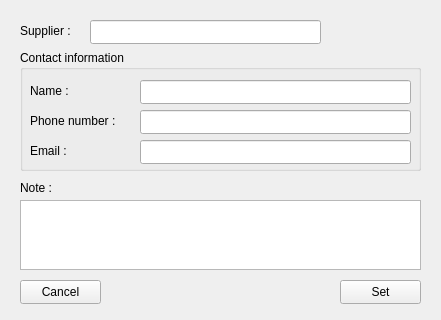
<?xml version="1.0" encoding="UTF-8"?>
<ui version="4.0">
 <class>Supplier</class>
 <widget class="QDialog" name="Supplier">
  <property name="geometry">
   <rect>
    <x>0</x>
    <y>0</y>
    <width>441</width>
    <height>320</height>
   </rect>
  </property>
  <property name="windowTitle">
   <string>Supplier</string>
  </property>
  <widget class="QLabel" name="supplier_Label">
   <property name="geometry">
    <rect>
     <x>20</x>
     <y>20</y>
     <width>59</width>
     <height>21</height>
    </rect>
   </property>
   <property name="text">
    <string>Supplier : </string>
   </property>
  </widget>
  <widget class="QLineEdit" name="supplier_LineEdit">
   <property name="geometry">
    <rect>
     <x>90</x>
     <y>20</y>
     <width>231</width>
     <height>24</height>
    </rect>
   </property>
  </widget>
  <widget class="QGroupBox" name="contactInformation_GroupBox">
   <property name="geometry">
    <rect>
     <x>20</x>
     <y>50</y>
     <width>401</width>
     <height>121</height>
    </rect>
   </property>
   <property name="title">
    <string>Contact information</string>
   </property>
   <widget class="QLabel" name="name_Label">
    <property name="geometry">
     <rect>
      <x>10</x>
      <y>30</y>
      <width>59</width>
      <height>21</height>
     </rect>
    </property>
    <property name="text">
     <string>Name : </string>
    </property>
   </widget>
   <widget class="QLineEdit" name="name_LineEdit">
    <property name="geometry">
     <rect>
      <x>120</x>
      <y>30</y>
      <width>271</width>
      <height>24</height>
     </rect>
    </property>
   </widget>
   <widget class="QLabel" name="phoneNumber_Label">
    <property name="geometry">
     <rect>
      <x>10</x>
      <y>60</y>
      <width>111</width>
      <height>21</height>
     </rect>
    </property>
    <property name="text">
     <string>Phone number : </string>
    </property>
   </widget>
   <widget class="QLineEdit" name="phoneNumber_LineEdit">
    <property name="geometry">
     <rect>
      <x>120</x>
      <y>60</y>
      <width>271</width>
      <height>24</height>
     </rect>
    </property>
   </widget>
   <widget class="QLineEdit" name="email_LineEdit">
    <property name="geometry">
     <rect>
      <x>120</x>
      <y>90</y>
      <width>271</width>
      <height>24</height>
     </rect>
    </property>
    <property name="text">
     <string/>
    </property>
   </widget>
   <widget class="QLabel" name="email_Label">
    <property name="geometry">
     <rect>
      <x>10</x>
      <y>90</y>
      <width>111</width>
      <height>21</height>
     </rect>
    </property>
    <property name="text">
     <string>Email : </string>
    </property>
   </widget>
  </widget>
  <widget class="QLabel" name="note_Label">
   <property name="geometry">
    <rect>
     <x>20</x>
     <y>180</y>
     <width>59</width>
     <height>16</height>
    </rect>
   </property>
   <property name="text">
    <string>Note : </string>
   </property>
  </widget>
  <widget class="QPlainTextEdit" name="note_PlainTextEdit">
   <property name="geometry">
    <rect>
     <x>20</x>
     <y>200</y>
     <width>401</width>
     <height>70</height>
    </rect>
   </property>
  </widget>
  <widget class="QPushButton" name="cancel_PushButton">
   <property name="geometry">
    <rect>
     <x>20</x>
     <y>280</y>
     <width>81</width>
     <height>24</height>
    </rect>
   </property>
   <property name="text">
    <string>Cancel</string>
   </property>
   <property name="autoDefault">
    <bool>false</bool>
   </property>
  </widget>
  <widget class="QPushButton" name="set_PushButton">
   <property name="geometry">
    <rect>
     <x>340</x>
     <y>280</y>
     <width>81</width>
     <height>24</height>
    </rect>
   </property>
   <property name="text">
    <string>Set</string>
   </property>
   <property name="autoDefault">
    <bool>false</bool>
   </property>
  </widget>
 </widget>
 <resources/>
 <connections/>
</ui>
